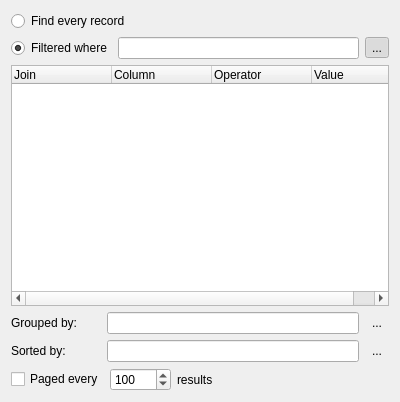
<?xml version="1.0" encoding="UTF-8"?>
<ui version="4.0">
 <class>Form</class>
 <widget class="QWidget" name="Form">
  <property name="geometry">
   <rect>
    <x>0</x>
    <y>0</y>
    <width>400</width>
    <height>402</height>
   </rect>
  </property>
  <property name="minimumSize">
   <size>
    <width>400</width>
    <height>400</height>
   </size>
  </property>
  <property name="windowTitle">
   <string>Form</string>
  </property>
  <layout class="QVBoxLayout" name="verticalLayout">
   <item>
    <widget class="QRadioButton" name="uiFindAllCHK">
     <property name="text">
      <string>Find every record</string>
     </property>
    </widget>
   </item>
   <item>
    <layout class="QHBoxLayout" name="horizontalLayout">
     <item>
      <widget class="QRadioButton" name="uiQueryCHK">
       <property name="text">
        <string>Filtered where</string>
       </property>
       <property name="checked">
        <bool>true</bool>
       </property>
      </widget>
     </item>
     <item>
      <widget class="XLineEdit" name="uiQueryTXT"/>
     </item>
     <item>
      <widget class="QToolButton" name="uiQueryBTN">
       <property name="text">
        <string>...</string>
       </property>
       <property name="icon">
        <iconset resource="../../../../../resources/projexui_default.qrc">
         <normaloff>:/default/img/settings.png</normaloff>:/default/img/settings.png</iconset>
       </property>
       <property name="checkable">
        <bool>true</bool>
       </property>
       <property name="checked">
        <bool>true</bool>
       </property>
       <property name="autoRaise">
        <bool>true</bool>
       </property>
      </widget>
     </item>
    </layout>
   </item>
   <item>
    <widget class="XTreeWidget" name="uiQueryTREE">
     <property name="sizePolicy">
      <sizepolicy hsizetype="Expanding" vsizetype="Expanding">
       <horstretch>0</horstretch>
       <verstretch>1</verstretch>
      </sizepolicy>
     </property>
     <property name="editTriggers">
      <set>QAbstractItemView::AllEditTriggers</set>
     </property>
     <property name="dragDropMode">
      <enum>QAbstractItemView::InternalMove</enum>
     </property>
     <property name="indentation">
      <number>10</number>
     </property>
     <column>
      <property name="text">
       <string>Join</string>
      </property>
     </column>
     <column>
      <property name="text">
       <string>Column</string>
      </property>
     </column>
     <column>
      <property name="text">
       <string>Operator</string>
      </property>
     </column>
     <column>
      <property name="text">
       <string>Value</string>
      </property>
     </column>
    </widget>
   </item>
   <item>
    <layout class="QHBoxLayout" name="horizontalLayout_4">
     <item>
      <widget class="QLabel" name="uiGroupingLBL">
       <property name="minimumSize">
        <size>
         <width>90</width>
         <height>0</height>
        </size>
       </property>
       <property name="text">
        <string>Grouped by: </string>
       </property>
      </widget>
     </item>
     <item>
      <widget class="XLineEdit" name="uiGroupingTXT"/>
     </item>
     <item>
      <widget class="QToolButton" name="uiGroupingBTN">
       <property name="text">
        <string>...</string>
       </property>
       <property name="icon">
        <iconset resource="../../../../../resources/projexui_default.qrc">
         <normaloff>:/default/img/settings.png</normaloff>:/default/img/settings.png</iconset>
       </property>
       <property name="checkable">
        <bool>true</bool>
       </property>
       <property name="autoRaise">
        <bool>true</bool>
       </property>
      </widget>
     </item>
    </layout>
   </item>
   <item>
    <layout class="QHBoxLayout" name="horizontalLayout_3">
     <item>
      <widget class="QLabel" name="uiSortingLBL">
       <property name="minimumSize">
        <size>
         <width>90</width>
         <height>0</height>
        </size>
       </property>
       <property name="text">
        <string>Sorted by: </string>
       </property>
      </widget>
     </item>
     <item>
      <widget class="XLineEdit" name="uiSortingTXT"/>
     </item>
     <item>
      <widget class="QToolButton" name="uiSortingBTN">
       <property name="text">
        <string>...</string>
       </property>
       <property name="icon">
        <iconset resource="../../../../../resources/projexui_default.qrc">
         <normaloff>:/default/img/settings.png</normaloff>:/default/img/settings.png</iconset>
       </property>
       <property name="checkable">
        <bool>true</bool>
       </property>
       <property name="autoRaise">
        <bool>true</bool>
       </property>
      </widget>
     </item>
    </layout>
   </item>
   <item>
    <layout class="QHBoxLayout" name="horizontalLayout_2">
     <item>
      <widget class="QCheckBox" name="uiPagedCHK">
       <property name="minimumSize">
        <size>
         <width>90</width>
         <height>0</height>
        </size>
       </property>
       <property name="text">
        <string>Paged every</string>
       </property>
      </widget>
     </item>
     <item>
      <widget class="QSpinBox" name="uiPagedSPN">
       <property name="maximum">
        <number>10000</number>
       </property>
       <property name="value">
        <number>100</number>
       </property>
      </widget>
     </item>
     <item>
      <widget class="QLabel" name="uiPagedLBL">
       <property name="sizePolicy">
        <sizepolicy hsizetype="Expanding" vsizetype="Preferred">
         <horstretch>0</horstretch>
         <verstretch>0</verstretch>
        </sizepolicy>
       </property>
       <property name="text">
        <string>results</string>
       </property>
      </widget>
     </item>
    </layout>
   </item>
   <item>
    <spacer name="verticalSpacer">
     <property name="orientation">
      <enum>Qt::Vertical</enum>
     </property>
     <property name="sizeType">
      <enum>QSizePolicy::Expanding</enum>
     </property>
     <property name="sizeHint" stdset="0">
      <size>
       <width>20</width>
       <height>0</height>
      </size>
     </property>
    </spacer>
   </item>
  </layout>
 </widget>
 <customwidgets>
  <customwidget>
   <class>XLineEdit</class>
   <extends>QLineEdit</extends>
   <header>projexui.widgets.xlineedit</header>
  </customwidget>
  <customwidget>
   <class>XTreeWidget</class>
   <extends>QTreeWidget</extends>
   <header>projexui.widgets.xtreewidget</header>
  </customwidget>
 </customwidgets>
 <resources>
  <include location="../../../../../resources/projexui_default.qrc"/>
 </resources>
 <connections>
  <connection>
   <sender>uiQueryCHK</sender>
   <signal>toggled(bool)</signal>
   <receiver>uiQueryTXT</receiver>
   <slot>setEnabled(bool)</slot>
   <hints>
    <hint type="sourcelabel">
     <x>101</x>
     <y>51</y>
    </hint>
    <hint type="destinationlabel">
     <x>273</x>
     <y>36</y>
    </hint>
   </hints>
  </connection>
  <connection>
   <sender>uiQueryCHK</sender>
   <signal>toggled(bool)</signal>
   <receiver>uiQueryTREE</receiver>
   <slot>setEnabled(bool)</slot>
   <hints>
    <hint type="sourcelabel">
     <x>76</x>
     <y>41</y>
    </hint>
    <hint type="destinationlabel">
     <x>109</x>
     <y>125</y>
    </hint>
   </hints>
  </connection>
  <connection>
   <sender>uiQueryBTN</sender>
   <signal>toggled(bool)</signal>
   <receiver>uiQueryTREE</receiver>
   <slot>setVisible(bool)</slot>
   <hints>
    <hint type="sourcelabel">
     <x>381</x>
     <y>46</y>
    </hint>
    <hint type="destinationlabel">
     <x>320</x>
     <y>99</y>
    </hint>
   </hints>
  </connection>
  <connection>
   <sender>uiQueryCHK</sender>
   <signal>toggled(bool)</signal>
   <receiver>uiQueryBTN</receiver>
   <slot>setEnabled(bool)</slot>
   <hints>
    <hint type="sourcelabel">
     <x>83</x>
     <y>38</y>
    </hint>
    <hint type="destinationlabel">
     <x>378</x>
     <y>35</y>
    </hint>
   </hints>
  </connection>
  <connection>
   <sender>uiPagedCHK</sender>
   <signal>toggled(bool)</signal>
   <receiver>uiPagedSPN</receiver>
   <slot>setEnabled(bool)</slot>
   <hints>
    <hint type="sourcelabel">
     <x>54</x>
     <y>379</y>
    </hint>
    <hint type="destinationlabel">
     <x>129</x>
     <y>380</y>
    </hint>
   </hints>
  </connection>
  <connection>
   <sender>uiPagedCHK</sender>
   <signal>toggled(bool)</signal>
   <receiver>uiPagedLBL</receiver>
   <slot>setEnabled(bool)</slot>
   <hints>
    <hint type="sourcelabel">
     <x>63</x>
     <y>377</y>
    </hint>
    <hint type="destinationlabel">
     <x>190</x>
     <y>374</y>
    </hint>
   </hints>
  </connection>
 </connections>
</ui>
